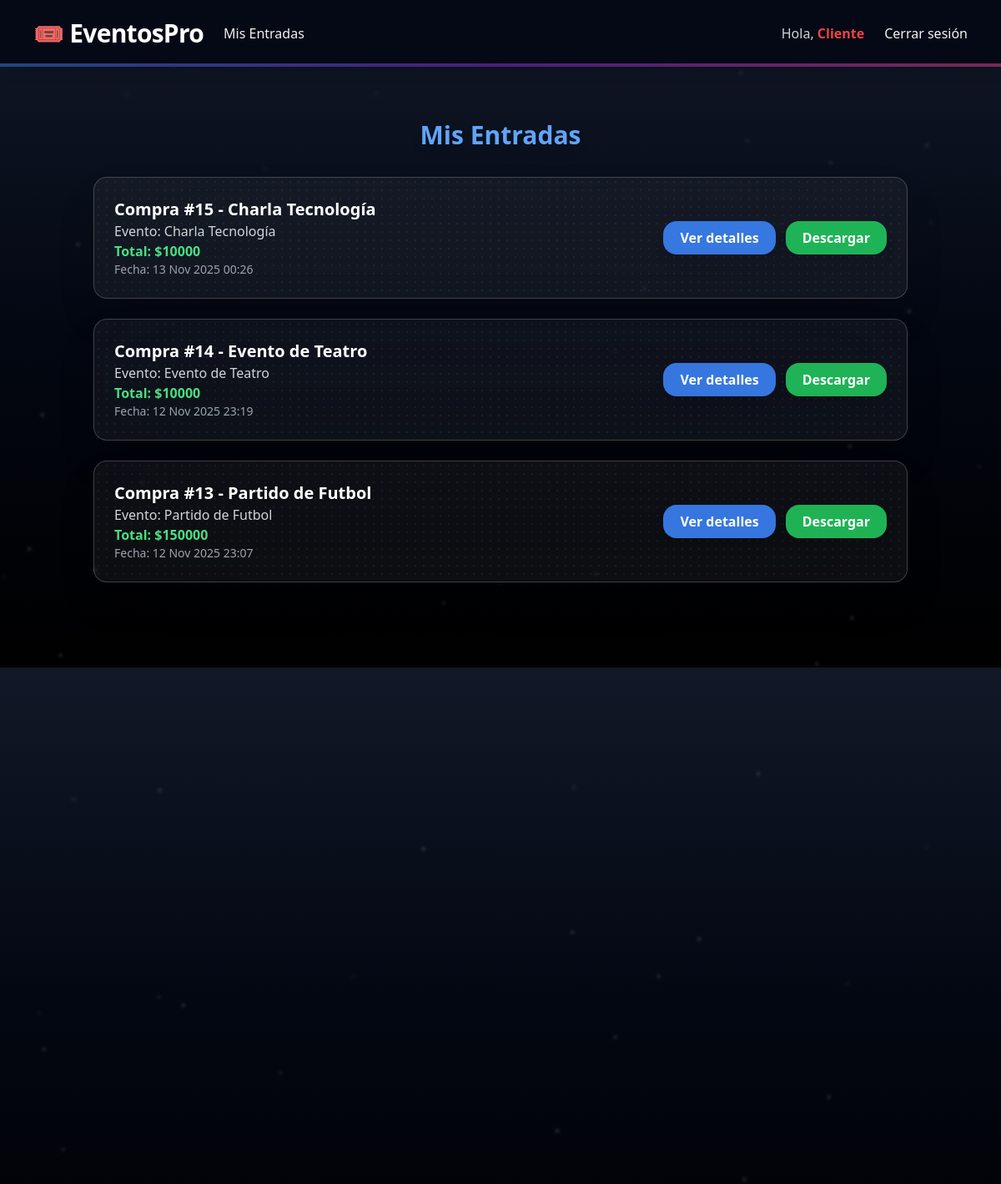
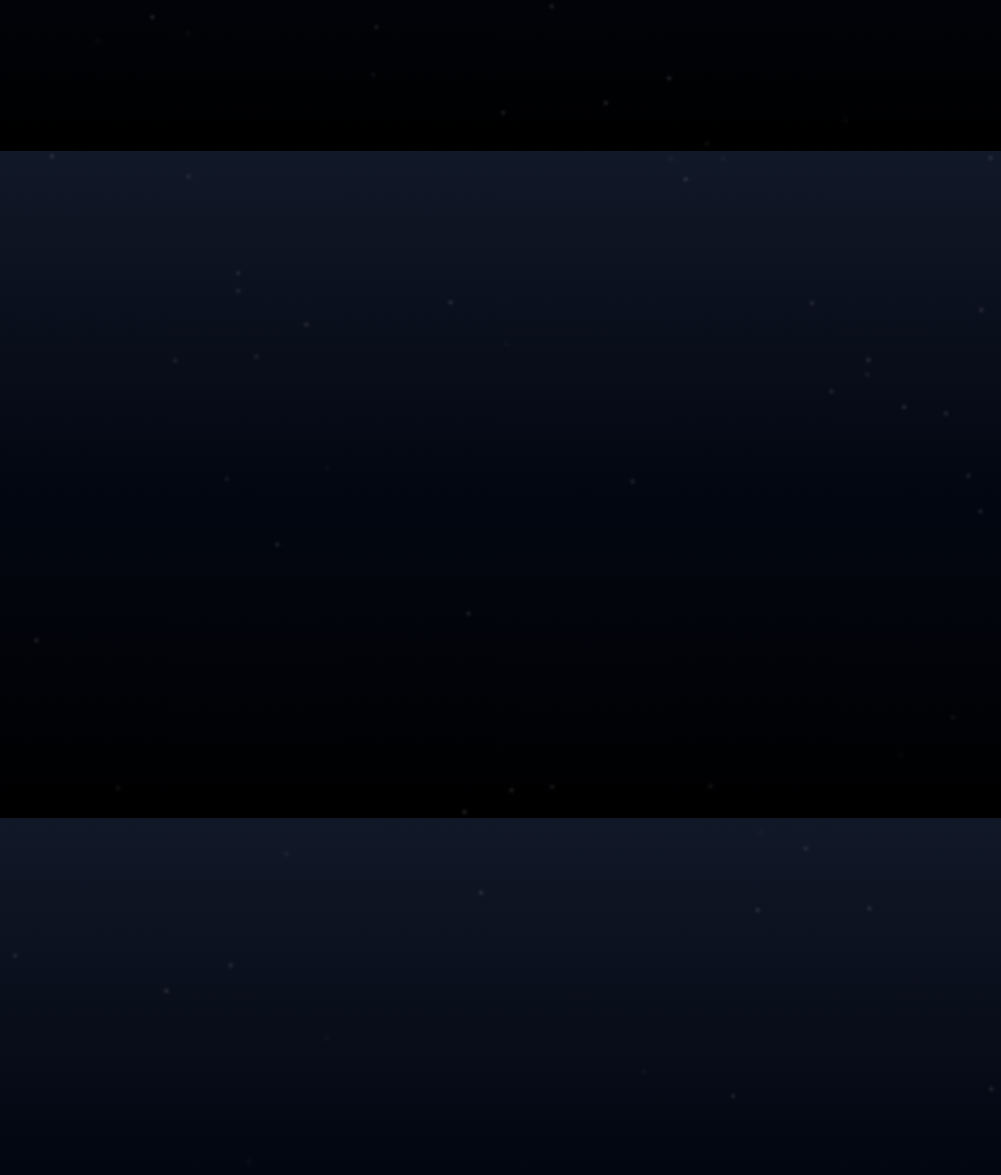
The page /compra/mis-compras/ (signed in) on the database its author committed (2 pictures, top to bottom).
### usuarios/models.py (models this page shows, shortened)
class Usuario(AbstractUser):
    rut = models.CharField(max_length=12, unique=True)
    telefono = models.CharField(max_length=15, blank=True)
    tipo_usuario = models.CharField(max_length=50, blank=True, choices=[
        ('administrador', 'Administrador'),
        ('cliente', 'Cliente'),
        ('organizador', 'Organizador'),
    ],)
    USERNAME_FIELD = 'username'  # indica que se usa 'username' para login
    REQUIRED_FIELDS = ['email', 'rut']  # campos obligatorios para createsuperuser

### compra/models.py (models this page shows, shortened)
class Compra(models.Model):
    usuario = models.ForeignKey(Usuario, on_delete=models.CASCADE)
    fecha = models.DateTimeField(auto_now_add=True)
    total = models.DecimalField(max_digits=10, decimal_places=0)
    asientos_nombres = models.CharField(max_length=255, null=True, blank=True)
    evento_id = models.PositiveIntegerField(null=True, blank=True)
    @property
    def evento(self):
        if self.evento_id:
            try:
                return Evento.objects.get(id=self.evento_id)
            except Evento.DoesNotExist:
                return None
        return None

### eventos/models.py (models this page shows, shortened)
class Evento(models.Model):
    ESTADO_EVENTO = [
        ('pendiente', 'Pendiente'),
        ('publicado', 'Publicado'),
        ('cancelado', 'Cancelado'),
    ]
    usuario = models.ForeignKey(Usuario, on_delete=models.CASCADE, related_name='eventos')
    ubicacion = models.ForeignKey(Ubicacion, on_delete=models.PROTECT, related_name='eventos')
    nombre = models.CharField(max_length=200)
    descripcion = models.TextField(blank=True)
    fecha = models.DateField()
    hora = models.TimeField()
    imagen = models.ImageField(upload_to='eventos/', blank=True, null=True)
    estado = models.CharField(max_length=20, choices=ESTADO_EVENTO, default='pendiente')
    precio_ticket = models.IntegerField(default=0)

### compra/views.py (the view)
# urls.py: path('mis-compras/', views.mis_compras, name='mis_compras'),
@login_required
def mis_compras(request):
    compras = Compra.objects.filter(usuario=request.user).order_by('-fecha')
    return render(request, 'compra/mis_compras.html', {'compras': compras})

### compra/templates/compra/mis_compras.html (shortened to what this page needs)
{% extends 'core.html' %}
{% block content %}
<section class="min-h-screen text-white py-12 px-6">
    <div class="max-w-5xl mx-auto">
        <h1 class="text-3xl font-bold mb-8 text-center text-blue-400 drop-shadow-lg">Mis Entradas</h1>
        {% if compras %}
        <div class="space-y-6">
            {% for compra in compras %}
            <div class="relative cc-card bg-white/5 backdrop-blur-3xl border border-white/20 rounded-2xl shadow-2xl p-6 flex flex-col sm:flex-row sm:items-center justify-between gap-4 overflow-hidden">
                <div class="absolute inset-0 pointer-events-none">
                    <div class="w-full h-full bg-[radial-gradient(circle,rgba(255,255,255,0.05)_1px,transparent_1px)]
                                bg-[length:10px_10px] animate-pulse-slow rounded-2xl"></div>
                </div>
                <div class="relative z-10">
                    <h2 class="text-xl font-semibold text-white">Compra #{{ compra.id }} - {{ compra.evento.nombre }}</h2>
                    <p class="text-gray-300">Evento: {{ compra.evento.nombre }}</p>
                    <p class="text-green-400 font-semibold">Total: ${{ compra.total }}</p>
                    <p class="text-gray-400 text-sm">Fecha: {{ compra.fecha|date:"d M Y H:i" }}</p>
                </div>
                <div class="flex gap-3 relative z-10">
                    <a href="{% url 'compra:detalle_compra' compra.id %}"
                        class="bg-blue-500/90 hover:bg-blue-600/95 px-5 py-2 rounded-2xl font-semibold shadow-lg transition-transform transform hover:scale-105 hover:shadow-xl">
                        Ver detalles
                    </a>
                    <a href="{% url 'compra:descargar_entrada' compra.id %}"
                        class="bg-green-500/90 hover:bg-green-600/95 px-5 py-2 rounded-2xl font-semibold shadow-lg transition-transform transform hover:scale-105 hover:shadow-xl">
                        Descargar
                    </a>
                </div>
            </div>
            {% endfor %}
        </div>
        {% else %}
        <p class="text-gray-400 text-center mt-8">No has realizado compras aún.</p>
        {% endif %}
    </div>
</section>
{% endblock %}

### templates/navbar.html (shortened to what this page needs)
<nav class="backdrop-blur-md bg-gray-950/80 text-gray-100 shadow-lg sticky top-0 z-50 transition-all duration-300 relative">
    <div class="max-w-7xl mx-auto px-6 sm:px-8 lg:px-10">
        <div class="flex justify-between h-20 items-center">
            <div class="flex items-center space-x-6">
                <a href="{% url 'home' %}"
                    class="text-3xl font-extrabold tracking-tight text-white hover:text-blue-400 transition duration-300">
                    🎟️ EventosPro
                </a>
                {% if request.user.is_authenticated %}
                    {% if request.user.tipo_usuario == 'cliente' %}
                        <a href="{% url 'compra:mis_compras' %}" class="hover:text-blue-400 transition duration-300">Mis Entradas</a>
                    {% elif request.user.tipo_usuario == 'administrador' %}
                        <a href="{% url 'compra:mis_compras' %} " class="hover:text-blue-400 transition duration-300">Mis Entradas</a>
                        <a href="{% url 'admin:index' %}" class="hover:text-blue-400 transition duration-300">Admin Panel</a>
                    {% endif %}
                {% endif %}
            </div>
            <div class="hidden md:flex space-x-6 items-center">
                {% if request.user.is_authenticated %}
                    <p class="text-gray-300 font-medium">
                        Hola, <span class="text-red-500 font-semibold hover:text-red-400 transition">{{ request.user.username }}</span>
                    </p>
                    <a href="{% url 'logout' %}" class="hover:text-red-400 transition duration-300">Cerrar sesión</a>
                {% else %}
                    <a href="{% url 'iniciar_sesion' %}" class="hover:text-blue-400 transition duration-300">Iniciar sesión</a>
                    <a href="{% url 'registrar_usuario' %}" class="hover:text-green-400 transition duration-300">Registrarse</a>
                {% endif %}
            </div>
        </div>
    </div>
    <div class="absolute bottom-0 left-0 w-full h-1 bg-gradient-to-r from-blue-500 via-purple-600 to-pink-500 opacity-50"></div>
</nav>

### rows shown on the page
Usuario: user.username "Cliente"
Compra: id "15", evento.nombre "Charla Tecnología", total "10000", fecha "13 Nov 2025 00:26"
Compra: id "14", evento.nombre "Evento de Teatro", total "10000", fecha "12 Nov 2025 23:19"
Compra: id "13", evento.nombre "Partido de Futbol", total "150000", fecha "12 Nov 2025 23:07"
